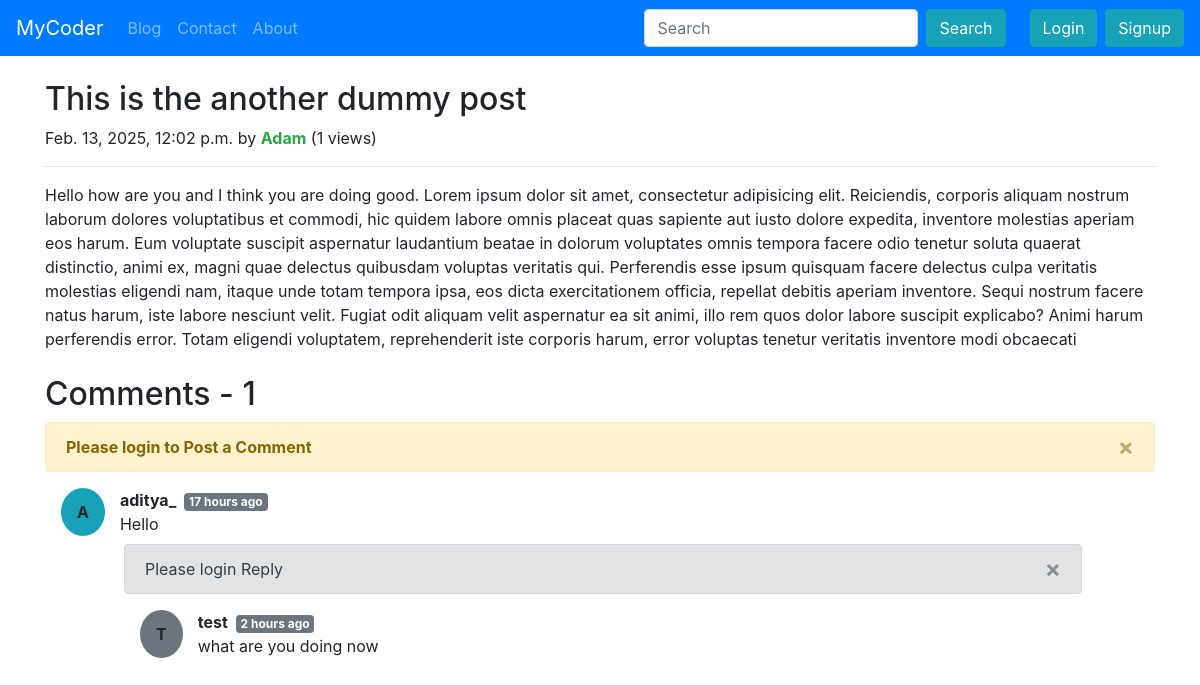
/blog/another-dummy-post, run on the app's committed database.
### blog/models.py (models this page shows, shortened)
class Post(models.Model):
    sno = models.AutoField(primary_key=True)
    title = models.CharField(max_length=50)
    content = models.TextField(max_length=100000)
    views = models.IntegerField(default=0)
    author = models.CharField(max_length=30)
    slug = models.CharField(max_length=30)
    timeStamp = models.DateTimeField(blank=True)

class BlogComment(models.Model):
    sno = models.AutoField(primary_key=True)
    comment = models.TextField()
    user = models.ForeignKey(User, on_delete=models.CASCADE)
    post = models.ForeignKey(Post, on_delete=models.CASCADE) # if post is deleted then also delete the comments
    parent = models.ForeignKey('self', on_delete=models.CASCADE, null=True)
    timeStamp = models.DateTimeField(default=now)

### blog/views.py (the view)
# urls.py: path('<str:slug>', views.blogPost, name='Blog Post'),
def blogPost(request, slug):
    post = Post.objects.get(slug=slug)
    post.views = post.views + 1
    post.save()
    comments = BlogComment.objects.filter(post=post, parent=None)
    replies = BlogComment.objects.filter(post=post).exclude(parent=None)
    repDict = {}
    for reply in replies:
        if reply.parent.sno not in repDict.keys():
            repDict[reply.parent.sno] = [reply]
        else:
            repDict[reply.parent.sno].append(reply)
    context = {'post': post, 'comments': comments, 'user': request.user, 'replyDict': repDict}
    return render(request, 'blog/blogPost.html', context)

### blog/templatetags/extras.py (called while the page is built)
@register.filter(name='get_val')
def get_val(dict, key):
    return dict.get(key)

### templates/blog/blogPost.html (shortened to what this page needs)
{% extends "base.html" %}
{% block body %}
    {% load humanize %}
    {% load extras %}
    <div class="container my-4">
        <div class="blog-post">
            <h2 class="blog-post-title">{{post.title}}</h2>
            <p class="blog-post-meta">{{post.timeStamp}} by <strong class="text-success">{{post.author}}</strong><span> ({{post.views}} views)</span></p>
            <hr>
            <p>{{post.content}}</p>
        </div>
    </div>
    <div class="container">
        <h2>Comments - {{comments.count}}</h2>
        <div class="my-2">
            {% if not user.is_authenticated %}
                <div class="alert alert-warning alert-dismissible fade show" role="alert">
                    <strong>Please login to Post a Comment</strong>
                    <button type="button" class="close" data-dismiss="alert" aria-label="Close">
                      <span aria-hidden="true">&times;</span>
                    </button>
                </div>
            {% endif %}
        </div>
        {% for comment in comments %}
        <div class="m-3 row">
            <div class="bg-info d-flex justify-content-center align-items-center rounded-circle p-1 px-3"><b>{{comment.user.username|slice:"0:1"|upper}}</b></div>
            <div class="col-md-11 ">
                <b>{{comment.user.username}}</b><span class="badge badge-secondary ml-2">{{comment.timeStamp|naturaltime}}</span>
                <div>{{comment.comment}}</div>
            </div>
            <div class="reply mx-5 my-2 col-md-11">
                {% if user.is_authenticated %}
                    <button class="btn btn-primary btn-sm mb-2" type="button" data-toggle="collapse" data-target="#replyBox{{comment.sno}}" aria-expanded="false" aria-controls="replyBox{{comment.sno}}">
                        Reply
                    </button>
                    <div class="collapse" id="replyBox{{comment.sno}}">
                        <div class="card card-body">
                            <form action="/blog/postComment" method="post">{% csrf_token %}
                                <div class="mb-3 form-group">
                                    <label for="reply{{comment.sno}}" class="form-label col-md-10">Reply</label>
                                    <input type="text" name="comment" class="form-control" id="reply{{comment.sno}}" placeholder="Write a Comment" required>
                                    <input type="hidden" name="parentSno" value="{{comment.sno}}">
                                </div>
                                <div class="mb-3 form-group">
                                    <input type="hidden" name="postSno" value="{{post.sno}}">
                                </div>
                                <button type="submit" class="btn btn-success">Submit</button>
                            </form>
                        </div>
                    </div>
                {%else%}
                    <div class="alert alert-secondary alert-dismissible fade show" role="alert">
                        Please login Reply
                        <button type="button" class="close" data-dismiss="alert" aria-label="Close">
                        <span aria-hidden="true">&times;</span>
                        </button>
                    </div>
                {% endif %}
                <div class="replies">
                    {% for reply in replyDict|get_val:comment.sno %}
                    <div class="row m-3">
                        <div class="bg-secondary d-flex justify-content-center align-items-center rounded-circle p-1 px-3"><b>{{reply.user.username|slice:"0:1"|upper}}</b></div>
                    <div class="col-md-11">
                        <b>{{reply.user.username}}</b><span class="badge badge-secondary ml-2">{{reply.timeStamp|naturaltime}}</span>
                        <div>{{reply.comment}}</div>
                    </div>
                    </div>
                    {% endfor %}
                </div>
            </div>
        </div>
        {% endfor %}
    </div>
{% endblock body %}

### data on the page
Post: title "This is the another dummy post", timeStamp "Feb. 13, 2025, 12:02 p.m.", author "Adam", views "1", content "Hello how are you and I think you are doing good. Lorem ipsum dolor sit amet, consectetur adipisicing elit. Reiciendis, corporis aliquam nostrum laborum dolores voluptatibus et commodi, hic quidem labore omnis placeat quas sapiente aut iusto dolore expedita, inventore molestias aperiam eos harum. Eum voluptate suscipit aspernatur laudantium beatae in dolorum voluptates omnis tempora facere odio tenetur soluta quaerat distinctio, animi ex, magni quae delectus quibusdam voluptas veritatis qui. Perferendis esse ipsum quisquam facere delectus culpa veritatis molestias eligendi nam, itaque unde totam tempora ipsa, eos dicta exercitationem officia, repellat debitis aperiam inventore. Sequi…"
BlogComment: user.username "A", user.username "aditya_", timeStamp "17 hours ago", comment "Hello"
BlogComment: user.username "T", user.username "test", timeStamp "2 hours ago", comment "what are you doing now"

### other printed values
{{ comments.count }} "1"
